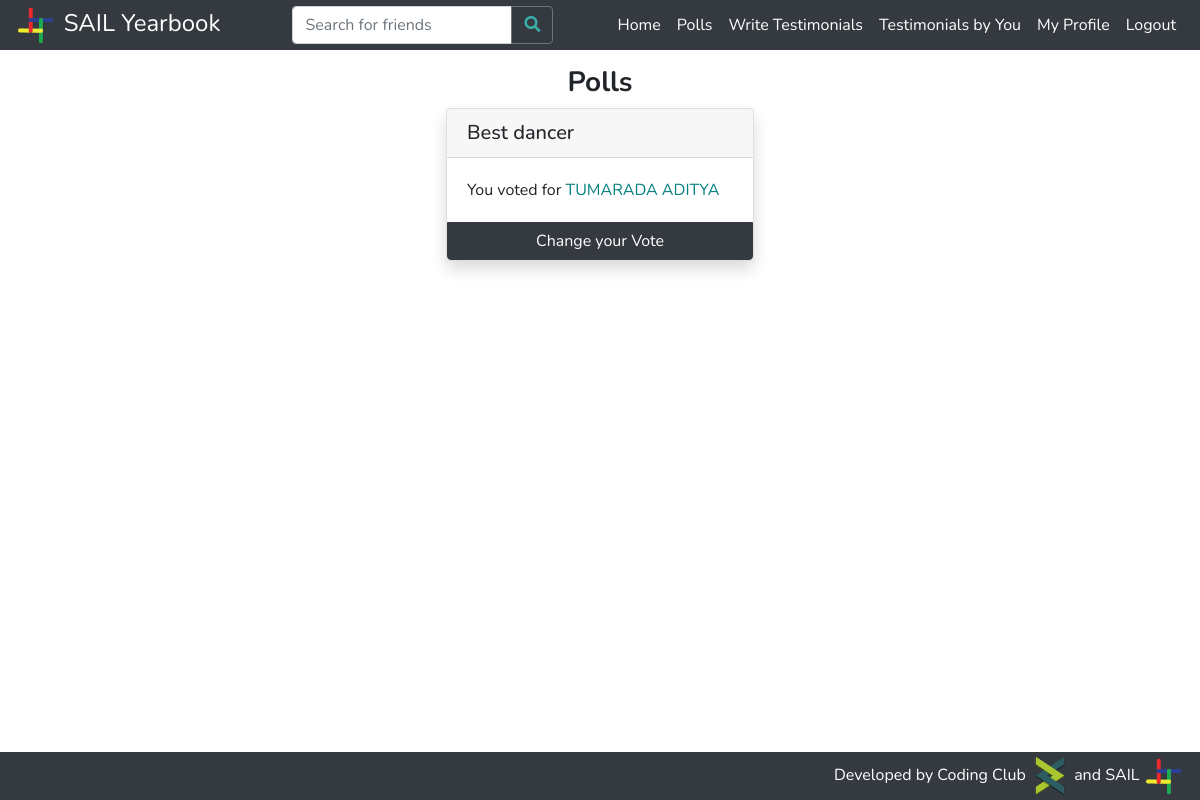
The page /polls/ (signed in) on the database its author committed.
### students/models.py (models this page shows, shortened)
class PollQuestion (models.Model):
    question = models.CharField(max_length=200)

class Profile(models.Model):
    btech = '01'
    mtech = '41'
    phd = '61'
    msc = '21'
    msr = '43'
    ma = '22'
    bdes = '02'
    mdes = '42'
    error = '00'
    program_values = (
        (btech, 'BTech'),
        (mtech, 'MTech'),
        (phd, 'PhD'),
        (msc, 'MSc'),
        (msr, 'MS-R'),
        (ma, 'MA'),
        (bdes, 'BDes'),
        (mdes, 'MDes'),
        (error, 'Error')
    )
    cse = '01'
    ece = '02'
    me = '03'
    ce = '04'
    dd = '05'
    bsbe = '06'
    cl = '07'
    cst = '22'
    eee = '08'
    ma = '23'
    ph = '21'
    rt = '54'
    hss = '41'
    enc = '51'
    env = '52'
    nt = '53'
    lst = '55'
    department_values = (
        (cse, 'Computer Science & Engineering'),
        (ece, 'Electronics & Communication Engineering'),
        (me, 'Mechanical Engineering'),
        (ce, 'Civil Engineering'),
        (dd, 'Design'),
        (bsbe, 'Biosciences & Bioengineering'),
        (cl, 'Chemical Engineering'),
        (cst, 'Chemical Science & Technology'),
        (eee, 'Electronics & Electrical Engineering'),
        (ma, 'Mathematics & Computing'),
        (ph, 'Engineering Physics'),
        (rt, 'Rural Technology'),
        (hss, 'Humanities & Social Sciences'),
        (enc, 'Centre for Energy'),
        (env, 'Centre for Environment'),
        (nt, 'Centre for Nanotechnology'),
        (lst, 'Centre for Linguistic Science & Technology'),
        (error, 'Error')
    )
    profile_pic = models.ImageField(upload_to='profile_pics/', default='profile_pics/no-profile-pic.png')
    user = models.ForeignKey(User, on_delete=models.CASCADE)
    full_name = models.CharField(max_length=100)
    rollno = models.IntegerField()
    program = models.CharField(max_length=2, choices=program_values)
    department = models.CharField(max_length=3, choices=department_values)
    bio = models.TextField(max_length=500)
    graduating = models.BooleanField(default=False)

### students/views.py (the view)
# urls.py: path('polls/', student_views.polls, name='polls'),
@login_required
def polls(request):
    if request.method == 'GET':
        if request.user and not request.user.is_anonymous:
            logged_in = True
        else:
            logged_in = False
        if logged_in:
            user = User.objects.filter(username=request.user.username).first()
            poll_questions = PollQuestion.objects.all().order_by("question")
            polls = {}
            if user.is_superuser:
                for question in poll_questions:
                    answers = PollAnswer.objects.filter(question=question)
                    answers_count = answers.count()
                    poll_dict = {}
                    for answer in answers:
                        if answer.answer in poll_dict.keys():
                            poll_dict[answer.answer].append(answer.voted_by)
                        else:
                            poll_dict[answer.answer] = [answer.voted_by]
                    polls[(question, answers_count)] = sorted(poll_dict.items(), key=votes_sort_key, reverse=True)
                context = {
                    'polls': polls,
                    'user': user,
                    'logged_in': logged_in
                }
                return render(request, 'admin_home.html', context)
            else:
                user_profile = Profile.objects.filter(user=user).first()
                if not user_profile.graduating:
                    context = {
                        'user': user,
                        'user_profile': user_profile,
                        'logged_in': logged_in
                    }
                    return render(request, 'polls.html', context)
                else:
                    for question in poll_questions:
                        answers = PollAnswer.objects.filter(question=question)
                        myanswer = answers.filter(voted_by=user_profile).first()
                        if myanswer:
                            myanswer = myanswer.answer
                        else:
                            myanswer = None
                        poll_nominees = []
                        for answer in answers:
                            if answer.answer not in poll_nominees:
                                poll_nominees.append(answer.answer)
                        polls[(question, myanswer)] = sorted(poll_nominees, key=nominees_sort_key)
                    context = {
                        'polls': polls,
                        'user': user,
                        'user_profile': user_profile,
                        'logged_in': logged_in
                    }
                    return render(request, 'polls.html', context)
        else:
            return HttpResponseRedirect(reverse('login'))
    else:
        return error404(request)

### students/views.py (called while the page is built)
def nominees_sort_key(item):
    return item.full_name

### students/templates/polls.html (shortened to what this page needs)
{% extends 'base.html' %}
{% block content %}
    <div class="container-fluid">
        <div class="row">
            {% if user_profile.graduating %}
                <div class="col-xl-4"></div>
                <div class="col-xl-4" style="margin-left:auto;margin-right:auto;">
                    <h3 class="text-center" style="font-weight:bold;">Polls</h3>
                    <div class="container-fluid">
                        {% for question, nominees in polls.items %}
                            <div class="card shadow my-2 mx-lg-3">
                                <div class="card-header">
                                    <h5 class="mb-0">{{ question.0.question }}</h5>
                                </div>
                                {% if question.1 %}
                                <div class="card-body">
                                    <div class="card-text text-justify">You voted for <a href="{% url 'profile' question.1.user.username %}">{{ question.1.full_name }}</a></div>
                                </div>
                                {% endif %}
                                <button type="button" class="btn btn-dark" style="border-top-right-radius: 0;border-top-left-radius: 0;width: 100%;" data-toggle="modal" data-target="#add-vote-modal-{{ question.0.id }}">
                                    {% if question.1 %}Change your{% else %}Add a{% endif %} Vote
                                </button>
                            </div>
                        {% endfor %}
                    </div>
                </div>
                <div class="col-xl-4"></div>
            {% else %}
                <div class="col-xl-3"></div>
                <div class="col-xl-6">
                    <h2 class="text-center">Search for the graduating batch students, above to give testimonials.</h2>
                </div>
                <div class="col-xl-3"></div>
            {% endif %}
        </div>
    </div>
{% endblock %}

### students/templates/base.html (style rules this page uses)
a { color: teal; }
body { padding-top: 50px; }

### rows shown on the page
PollQuestion: question "Best dancer", full_name "TUMARADA ADITYA", {{ question.0.id }} 1 (drawn)
